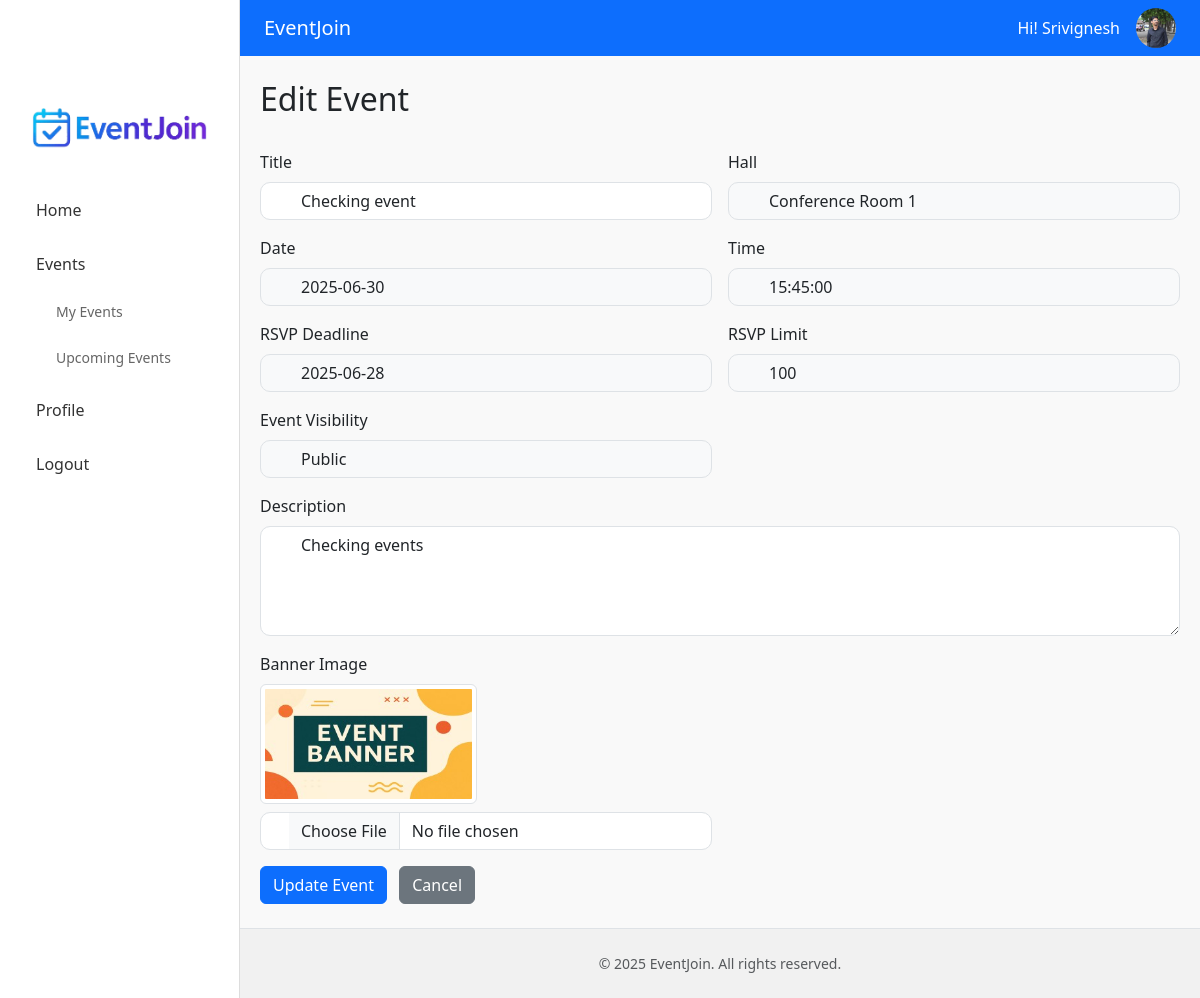
/requestor/edit_event.php?event_id=3 (signed in), run on the app's committed database.
### tables this page shows
CREATE TABLE `users` (
  `id` int(11) NOT NULL,
  `first_name` varchar(100) DEFAULT NULL,
  `last_name` varchar(100) DEFAULT NULL,
  `name` varchar(100) NOT NULL,
  `email` varchar(100) NOT NULL,
  `phone` varchar(20) DEFAULT NULL,
  `address` text DEFAULT NULL,
  `city` varchar(100) DEFAULT NULL,
  `country` varchar(100) DEFAULT NULL,
  `bio` text DEFAULT NULL,
  `profile_pic` varchar(255) DEFAULT NULL,
  `password` varchar(255) NOT NULL,
  `role` enum('venue_manager','requestor','registered_user') NOT NULL
);

CREATE TABLE `events` (
  `id` int(11) NOT NULL,
  `title` varchar(150) NOT NULL,
  `description` text DEFAULT NULL,
  `event_date` date NOT NULL,
  `event_time` time NOT NULL,
  `hall_id` int(11) NOT NULL,
  `banner_image` varchar(255) DEFAULT NULL,
  `created_by` int(11) NOT NULL,
  `status` enum('pending','approved','rejected') DEFAULT 'pending',
  `rsvp_deadline` date DEFAULT NULL,
  `rsvp_limit` int(11) DEFAULT NULL,
  `created_at` timestamp NOT NULL DEFAULT current_timestamp(),
  `is_public` tinyint(1) DEFAULT 0,
  `delete_requested` tinyint(1) DEFAULT 0,
  `rejection_reason` text DEFAULT NULL
);

CREATE TABLE `halls` (
  `id` int(11) NOT NULL,
  `name` varchar(100) NOT NULL
);

### requestor/edit_event.php (the view, shortened to what this page needs)
<?php
require_once '../config/conn.php';
include '../includes/header.php';
include '../includes/sidebar.php';
$event_id = $_GET['event_id'] ?? null;
$stmt = $pdo->prepare("SELECT * FROM events WHERE id = ? AND created_by = ?");
$stmt->execute([$event_id, $_SESSION['user_id']]);
$event = $stmt->fetch();
$isApproved = $event['status'] === 'approved';
$hallStmt = $pdo->query("SELECT id, name FROM halls");
$halls = $hallStmt->fetchAll();
?>
<div class="main-content container py-4">
    <h2>Edit Event</h2>
    <form method="POST" enctype="multipart/form-data" class="row g-3 mt-3">
        <div class="col-md-6">
            <label class="form-label">Title</label>
            <input type="text" name="title" class="form-control" required value="<?= htmlspecialchars($event['title']) ?>">
        </div>
        <div class="col-md-6">
            <label class="form-label">Hall</label>
            <?php if ($isApproved): ?>
                <?php
                    $hallName = '';
                    foreach ($halls as $hall) {
                        if ($hall['id'] == $event['hall_id']) {
                            $hallName = $hall['name'];
                            break;
                        }
                    }
                ?>
                <input type="text" class="form-control bg-light border" value="<?= htmlspecialchars($hallName) ?>" readonly>
            <?php endif; ?>
        </div>
        <div class="col-md-6">
            <label class="form-label">Date</label>
            <?php if ($isApproved): ?>
                <input type="text" class="form-control bg-light border" value="<?= $event['event_date'] ?>" readonly>
            <?php else: ?>
                <input type="date" name="event_date" class="form-control" value="<?= $event['event_date'] ?>" required>
            <?php endif; ?>
        </div>
        <div class="col-md-6">
            <label class="form-label">Time</label>
            <?php if ($isApproved): ?>
                <input type="text" class="form-control bg-light border" value="<?= $event['event_time'] ?>" readonly>
            <?php else: ?>
                <input type="time" name="event_time" class="form-control" value="<?= $event['event_time'] ?>" required>
            <?php endif; ?>
        </div>
        <div class="col-md-6">
            <label class="form-label">RSVP Deadline</label>
            <?php if ($isApproved): ?>
                <input type="text" class="form-control bg-light border" value="<?= $event['rsvp_deadline'] ?>" readonly>
            <?php else: ?>
                <input type="date" name="rsvp_deadline" class="form-control" value="<?= $event['rsvp_deadline'] ?>" required>
            <?php endif; ?>
        </div>
        <div class="col-md-6">
            <label class="form-label">RSVP Limit</label>
            <?php if ($isApproved): ?>
                <input type="text" class="form-control bg-light border" value="<?= $event['rsvp_limit'] ?>" readonly>
            <?php else: ?>
                <input type="number" name="rsvp_limit" class="form-control" min="1" value="<?= $event['rsvp_limit'] ?>" required>
            <?php endif; ?>
        </div>
        <div class="col-md-6">
            <label class="form-label">Event Visibility</label>
            <?php if ($isApproved): ?>
                <input type="text" class="form-control bg-light border" value="<?= $event['is_public'] ? 'Public' : 'Private' ?>" readonly>
            <?php endif; ?>
        </div>
        <div class="col-12">
            <label class="form-label">Description</label>
            <textarea name="description" class="form-control" rows="4"><?= htmlspecialchars($event['description']) ?></textarea>
        </div>
        <div class="col-md-6">
            <label class="form-label">Banner Image</label><br>
            <?php if (!empty($event['banner_image']) && file_exists("../assets/images/" . $event['banner_image'])): ?>
                <img src="../assets/images/<?= htmlspecialchars($event['banner_image']) ?>" alt="Banner" class="img-thumbnail mb-2" style="max-height: 120px;">
            <?php else: ?>
                <p class="text-muted">No banner uploaded.</p>
            <?php endif; ?>
            <input type="file" name="banner_image" class="form-control" accept="image/*">
        </div>
        <div class="col-12">
            <button type="submit" class="btn btn-primary">Update Event</button>
            <a href="my_events.php" class="btn btn-secondary ms-2">Cancel</a>
        </div>
    </form>
</div>
<?php include '../includes/footer.php'; ?>

### includes/header.php (shortened to what this page needs)
<?php
require_once $_SERVER['DOCUMENT_ROOT'] . '/capstone/config/conn.php';
?>
<!DOCTYPE html>
<html lang="en">
<head>
    <link rel="stylesheet" href="https://cdn.jsdelivr.net/npm/bootstrap@5.3.3/dist/css/bootstrap.min.css">
    <link rel="stylesheet" href="/capstone/assets/css/style.css">
</head>
<body class="d-flex flex-column min-vh-100">
<nav class="navbar navbar-expand-lg navbar-dark bg-primary px-4">
    <a class="navbar-brand" href="index.php">EventJoin</a>
    <div class="ms-auto d-flex align-items-center gap-3">
        <?php if (isset($_SESSION['user_id'])): ?>
            <?php
                $stmt = $pdo->prepare("SELECT first_name, profile_pic FROM users WHERE id = ?");
                $stmt->execute([$_SESSION['user_id']]);
                $userData = $stmt->fetch();
                $profilePic = $userData['profile_pic'] ?? '';
                $profilePicPath = '/capstone/assets/images/profile_pic/' . $profilePic;
                $defaultPic = '/capstone/assets/images/avatar.png';
                $absolutePath = $_SERVER['DOCUMENT_ROOT'] . '/capstone/assets/images/profile_pic/' . $profilePic;
                $finalPic = (!empty($profilePic) && file_exists($absolutePath)) ? $profilePicPath : $defaultPic;
                $displayName = $userData['first_name'] ?? 'User';
            ?>
            <span class="text-white">Hi! <?= htmlspecialchars($displayName) ?></span>
            <img src="<?= htmlspecialchars($finalPic) ?>" alt="Avatar" class="rounded-circle" style="width: 40px; height: 40px;">
        <?php else: ?>
            <a href="/capstone/login.php" class="btn btn-light btn-sm">Login</a>
        <?php endif; ?>
    </div>
</nav>

### assets/css/style.css (style rules this page uses)
body { display: flex; flex-direction: column; min-height: 100vh; margin-left: 240px; }
.main-content { flex: 1; padding: 20px; background: #f9f9f9; }
.form-control { border-radius: 10px; padding-left: 40px; }

### data on the page
users: first_name "Srivignesh", profile_pic (picture)
events: title "Checking event", event_date "2025-06-30", event_time "15:45:00", rsvp_deadline "2025-06-28", rsvp_limit "100", is_public "Public", description "Checking events", banner_image (picture)
halls: name "Conference Room 1"
